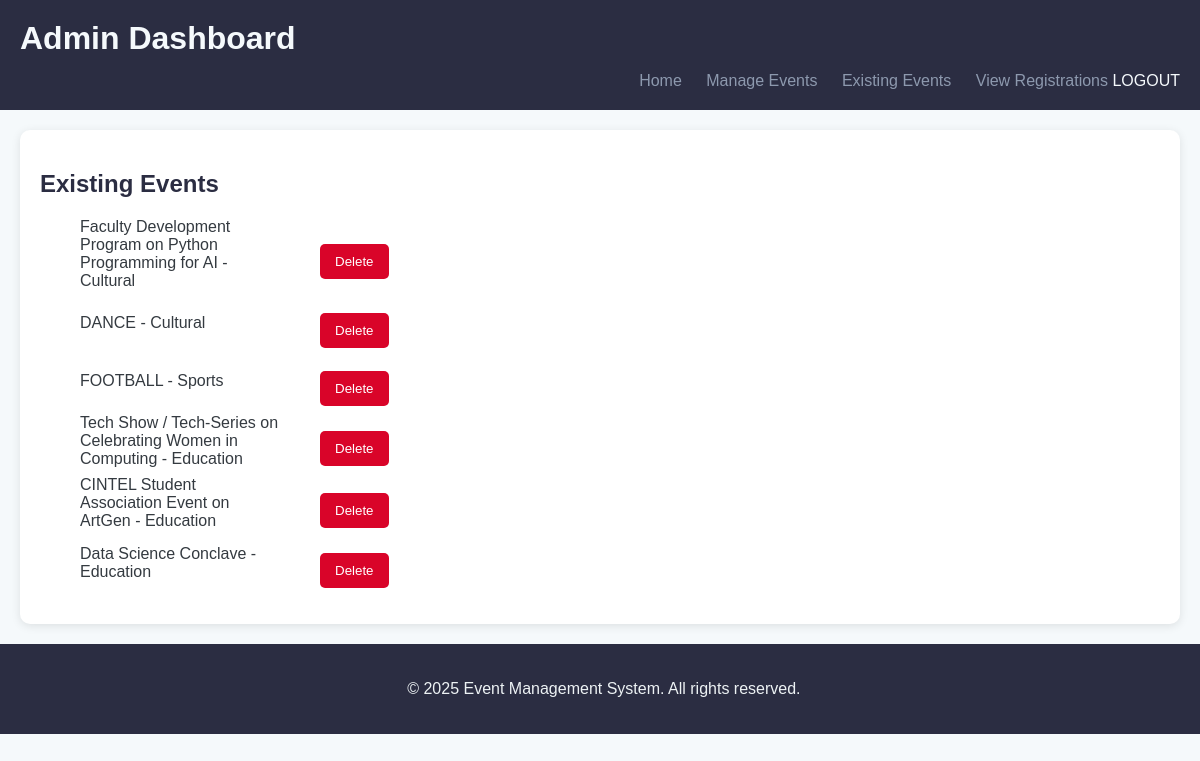
Screenshot of /existing-events/ with the database file from the repository.
### users/models.py (models this page shows, shortened)
class Event(models.Model):
    CATEGORY_CHOICES = [
        ('Sports', 'Sports'),
        ('Cultural', 'Cultural'),
        ('Gaming', 'Gaming'),
        ('Education', 'Education')
    ]
    name = models.CharField(max_length=100)
    start_date = models.DateField()
    end_date = models.DateField()
    image = models.ImageField(upload_to='event_images/')
    category = models.CharField(max_length=20, choices=CATEGORY_CHOICES)
    description = models.TextField()

### users/views.py (the view)
# urls.py: path('existing-events/', views.existing_events, name='existing_events'),
def existing_events(request):
    events = Event.objects.all()
    return render(request, 'existing_events.html', {'events': events})

### templates/existing_events.html (shortened to what this page needs)
{% extends "base1.html" %}
{% block content %}
<section class="admin-section">
    <h2>Existing Events</h2>
    <ul>
        {% for event in events %}
            <li style="display: flex; align-items: center; margin-bottom: 8px;">
                <span style="width: 200px;">{{ event.name }} - {{ event.category }}</span>
                <form method="POST" style="display:inline;">
                    <button type="submit" name="delete_event" value="{{ event.id }}" style="margin-left: 40px;">Delete</button>
                </form>
            </li>
        {% endfor %}
    </ul>
</section>
{% endblock %}

### static/css/admin_dashboard.css (style rules this page uses)
body { margin: 0; font-family: 'PT Sans', sans-serif; background-color: #f5f9fb; color: #343a40; }
.admin-section { background: #ffffff; border-radius: 10px; box-shadow: 0 2px 10px rgba(0, 0, 0, 0.1); margin: 20px; padding: 20px; }
.admin-section h2 { color: #2b2d42; }
button { margin-top: 15px; padding: 10px 15px; background-color: #d90429; color: white; border: none; border-radius: 5px; cursor: pointer; }

### rows the page displays
Event: name "Faculty Development Program on Python Programming for AI", category "Cultural", {{ event.id }} 7 (drawn)
Event: name "DANCE", category "Cultural", {{ event.id }} 10 (drawn)
Event: name "FOOTBALL", category "Sports", {{ event.id }} 11 (drawn)
Event: name "Tech Show / Tech-Series on Celebrating Women in Computing", category "Education", {{ event.id }} 12 (drawn)
Event: name "CINTEL Student Association Event on ArtGen", category "Education", {{ event.id }} 13 (drawn)
Event: name "Data Science Conclave", category "Education", {{ event.id }} 14 (drawn)
